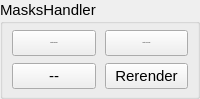
           <widget class="QGroupBox" name="pg1_Maskshandler_groupBox_ToolBox">
            <property name="sizePolicy">
             <sizepolicy hsizetype="Preferred" vsizetype="Preferred">
              <horstretch>0</horstretch>
              <verstretch>0</verstretch>
             </sizepolicy>
            </property>
            <property name="minimumSize">
             <size>
              <width>108</width>
              <height>99</height>
             </size>
            </property>
            <property name="maximumSize">
             <size>
              <width>16777215</width>
              <height>99</height>
             </size>
            </property>
            <property name="font">
             <font>
              <pointsize>11</pointsize>
             </font>
            </property>
            <property name="title">
             <string>MasksHandler</string>
            </property>
            <property name="alignment">
             <set>Qt::AlignLeading|Qt::AlignLeft|Qt::AlignTop</set>
            </property>
            <property name="flat">
             <bool>false</bool>
            </property>
            <property name="checkable">
             <bool>false</bool>
            </property>
            <layout class="QGridLayout" name="gridLayout_GrouBox_ToolBox_4">
             <property name="sizeConstraint">
              <enum>QLayout::SetDefaultConstraint</enum>
             </property>
             <property name="leftMargin">
              <number>9</number>
             </property>
             <property name="topMargin">
              <number>6</number>
             </property>
             <property name="rightMargin">
              <number>9</number>
             </property>
             <property name="bottomMargin">
              <number>7</number>
             </property>
             <property name="horizontalSpacing">
              <number>9</number>
             </property>
             <property name="verticalSpacing">
              <number>7</number>
             </property>
             <item row="0" column="1">
              <widget class="QPushButton" name="pg1_Maskshandler_DeleteAll_button">
               <property name="enabled">
                <bool>true</bool>
               </property>
               <property name="sizePolicy">
                <sizepolicy hsizetype="Minimum" vsizetype="Minimum">
                 <horstretch>0</horstretch>
                 <verstretch>0</verstretch>
                </sizepolicy>
               </property>
               <property name="minimumSize">
                <size>
                 <width>80</width>
                 <height>20</height>
                </size>
               </property>
               <property name="baseSize">
                <size>
                 <width>0</width>
                 <height>0</height>
                </size>
               </property>
               <property name="font">
                <font>
                 <pointsize>-1</pointsize>
                </font>
               </property>
               <property name="styleSheet">
                <string notr="true">QPushButton:{
color: rgb(255, 255, 255);
	background-color: rgb(0, 85, 255);
}</string>
               </property>
               <property name="text">
                <string>Delete all masks</string>
               </property>
              </widget>
             </item>
             <item row="0" column="2">
              <widget class="QPushButton" name="pg1_Maskshandler_DeleteAllPolygon_button">
               <property name="sizePolicy">
                <sizepolicy hsizetype="Minimum" vsizetype="Minimum">
                 <horstretch>0</horstretch>
                 <verstretch>0</verstretch>
                </sizepolicy>
               </property>
               <property name="minimumSize">
                <size>
                 <width>80</width>
                 <height>20</height>
                </size>
               </property>
               <property name="baseSize">
                <size>
                 <width>0</width>
                 <height>0</height>
                </size>
               </property>
               <property name="font">
                <font>
                 <pointsize>-1</pointsize>
                </font>
               </property>
               <property name="text">
                <string>Delete All Polygon</string>
               </property>
              </widget>
             </item>
             <item row="1" column="1">
              <widget class="QPushButton" name="pg1_Maskshandler_DeleteAllBit_button">
               <property name="sizePolicy">
                <sizepolicy hsizetype="Minimum" vsizetype="Minimum">
                 <horstretch>0</horstretch>
                 <verstretch>0</verstretch>
                </sizepolicy>
               </property>
               <property name="minimumSize">
                <size>
                 <width>80</width>
                 <height>20</height>
                </size>
               </property>
               <property name="text">
                <string>--</string>
               </property>
              </widget>
             </item>
             <item row="1" column="2">
              <widget class="QPushButton" name="pg1_settings_lasso_Render">
               <property name="sizePolicy">
                <sizepolicy hsizetype="Minimum" vsizetype="Minimum">
                 <horstretch>0</horstretch>
                 <verstretch>0</verstretch>
                </sizepolicy>
               </property>
               <property name="minimumSize">
                <size>
                 <width>80</width>
                 <height>20</height>
                </size>
               </property>
               <property name="text">
                <string>Rerender</string>
               </property>
              </widget>
             </item>
            </layout>
           </widget>
